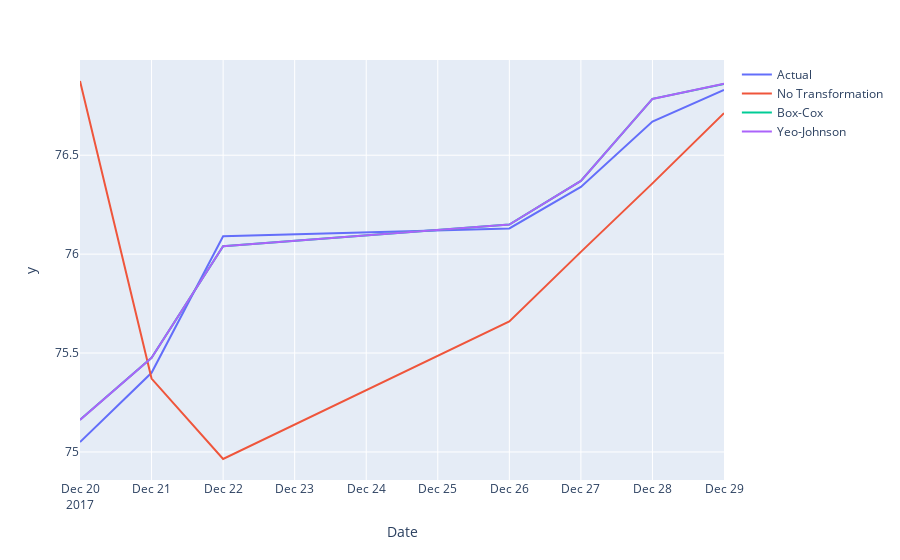

Notebook code cell kept with this figure:
### Code cell
fig_7 = px.line(test_7, x=test_7.index, y=test_7)
fig_7.data = []
fig_31 = px.line(test_31, x=test_31.index, y=test_31)

best_rmse_7 = 100
best_rmse_7_johnson = 1000000
best_rmse_31 = 100
preds = [None] * 3
for x in range(model_i):
    
    model = df.model[x]
    model_johnson = df_johnson.model[x]
    
    pred_7 = model.get_prediction(start=len(normalised_Data)-6, end=len(normalised_Data))
    pred_7_johnson = model_johnson.get_prediction(start=len(normalised_Data)-6, end=len(normalised_Data))
    pred_31 = model.get_prediction(start=len(normalised_Data)-30, end=len(normalised_Data))

    pred_7.predicted_mean = (pred_7.predicted_mean*fitted_lambda +1)**(1/fitted_lambda)
    pred_7_johnson.predicted_mean = (((johnson_lambda*pred_7_johnson.predicted_mean)+1)**(1/johnson_lambda)) - 1
    pred_31.predicted_mean = (pred_31.predicted_mean*fitted_lambda +1)**(1/fitted_lambda)

    print("Predicted Vals of", x, ": \n", pred_7.predicted_mean)
    #print(model.summary_frame(alpha=0.05))   //mean isn't updated to reversed vals
    #conf_int = (model.conf_int(0.5)*fitted_lambda +1)**(1/fitted_lambda)   //don't think we should be reveresing the conf_int
    conf_int = (pred_7.conf_int(0.5))
    se = (pred_7.se_mean)
    rmse_7 = sm.tools.eval_measures.mse(test_7, pred_7.predicted_mean)
    rmse_7_johnson = sm.tools.eval_measures.mse(test_7, pred_7_johnson.predicted_mean)
    print(rmse_7_johnson)
    rmse_31 = sm.tools.eval_measures.mse(test_31, pred_31.predicted_mean)

    print('\n',"Conf int: \n",conf_int,'\n\n')
    print('\n',"Std Err: \n",se,'\n\n')
    print('\n',"RMSE: \n",rmse_7,'\n\n')

    if(rmse_7 < best_rmse_7):
        preds[0] = pred_7.predicted_mean
    if(rmse_7_johnson < best_rmse_7_johnson):
        preds[1] = pred_7_johnson.predicted_mean
#     if(rmse_31 < best_rmse_31):
#         fig_31.data = [fig_31.data[0]] #clear other traces
#         fig_31.add_scatter(x=test_31.index, y=pred_31.predicted_mean,
#             name='('+', '.join(str(e) for e in df.Order[x])+')'+' ('+', '.join(str(e) for e in df.SeasonalOrder[x])+')', mode='lines')
fig_7.add_scatter(x=test_7.index, y=test_7, name="Actual", mode='lines')
fig_7.add_scatter(x=test_7.index, y=orig_pred_7, name="No Transformation", mode='lines')
fig_7.add_scatter(x=test_7.index, y=preds[0], name="Box-Cox", mode='lines')
fig_7.add_scatter(x=test_7.index, y=preds[1], name="Yeo-Johnson", mode='lines')

### Figure 1 — Plotly figure (JSON) as saved in the notebook; plotly's stock layout.template omitted (floating-point values rounded to 4 significant figures)
{"data": [{"mode": "lines", "name": "Actual", "type": "scatter", "x": ["2017-12-20T00:00:00", "2017-12-21T00:00:00", "2017-12-22T00:00:00", "2017-12-26T00:00:00", "2017-12-27T00:00:00", "2017-12-28T00:00:00", "2017-12-29T00:00:00"], "y": [75.05, 75.4, 76.09, 76.13, 76.34, 76.67, 76.83]}, {"mode": "lines", "name": "No Transformation", "type": "scatter", "x": ["2017-12-20T00:00:00", "2017-12-21T00:00:00", "2017-12-22T00:00:00", "2017-12-26T00:00:00", "2017-12-27T00:00:00", "2017-12-28T00:00:00", "2017-12-29T00:00:00"], "y": [76.88, 75.37, 74.96, 75.66, 76.01, 76.36, 76.71]}, {"mode": "lines", "name": "Box-Cox", "type": "scatter", "x": ["2017-12-20T00:00:00", "2017-12-21T00:00:00", "2017-12-22T00:00:00", "2017-12-26T00:00:00", "2017-12-27T00:00:00", "2017-12-28T00:00:00", "2017-12-29T00:00:00"], "y": [75.16, 75.48, 76.04, 76.15, 76.37, 76.79, 76.86]}, {"mode": "lines", "name": "Yeo-Johnson", "type": "scatter", "x": ["2017-12-20T00:00:00", "2017-12-21T00:00:00", "2017-12-22T00:00:00", "2017-12-26T00:00:00", "2017-12-27T00:00:00", "2017-12-28T00:00:00", "2017-12-29T00:00:00"], "y": [75.16, 75.48, 76.04, 76.15, 76.37, 76.78, 76.86]}], "layout": {"legend": {"tracegroupgap": 0}, "margin": {"t": 60}, "xaxis": {"anchor": "y", "domain": [0, 1], "title": {"text": "Date"}}, "yaxis": {"anchor": "x", "domain": [0, 1], "title": {"text": "y"}}}}
